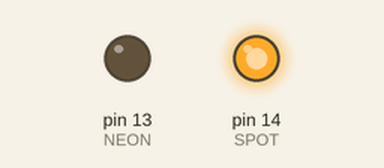
This sketch was run on a simulated Arduino Uno, built with avr-gcc and run on an emulated ATmega328P. Parts: output pins drawn as LEDs (lit = HIGH). The local clock reads 2024-03-15 10:24:30 at power-on unless the sketch sets it; what the sketch prints to the serial monitor is not drawn.

Above: at 0.1 s.
Timing chart, 0 to 1.6 s (numbered marks = the images above):
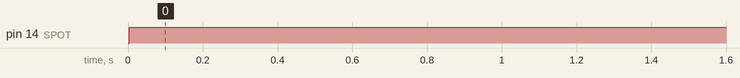

Measured:
- by itself, pin 14 (SPOT): LOW → HIGH at 0.00 s

The sketch:

Timer_Adjust.ino
```cpp
#include <Wire.h>
#include <RTClib.h>
#include <LiquidCrystal_I2C.h>

#define BACKLIGHT 2
#define CONTRAST  3
#define SPOT      14
#define NEON      13


char buffer[10];
int mN=9;


//int oan=10;
//int man=30;
//int mas=15;

boolean set=true; //true permette di modificare l'ora

RTC_DS1307 RTC;
LiquidCrystal_I2C lcd(0x27,16,2);

void setup () {

    pinMode( SPOT, OUTPUT);
    pinMode( NEON, OUTPUT);
//    pinMode( BACKLIGHT, OUTPUT );
//    pinMode( CONTRAST, OUTPUT );
//    digitalWrite( BACKLIGHT, HIGH );
//    analogWrite( CONTRAST, 40 );
    Serial.begin (9600);
    Wire.begin();
    RTC.begin();
//   lcd.begin();
    if (set){
      RTC.adjust(DateTime(30,05,2020,6,32,20));
    }
    if (! RTC.isrunning()) {
      Serial.println("RTC is NOT running!");
      RTC.adjust(DateTime(__DATE__, __TIME__));
    }
}

void loop () {

    int oas=8;
    int ends=2;//fino le 02:00
    DateTime now = RTC.now();
    start(now,&oas,&ends);
   // lcd.clear();

    //char buffer[10] = "";

   //sprintf(buffer,  "%02d:%02d:%02d", now.hour(), now.minute(), now.second());
   // lcd.setCursor(0,0);
   // lcd.println( buffer );
   // Serial.print(buffer);
}


void start(DateTime now, int *oas,int *ends){
    int _hour = now.hour();
    int _min = now.minute();
    int _sec = now.second();
    Serial.println (_hour);
    Serial.println(_min);
    //spot

    if(_hour<*oas && _hour>=*ends){
     // Serial.println("entro");
         digitalWrite(SPOT, HIGH);
        }else{
           digitalWrite(SPOT, LOW);
        }
//Serial.println("-----------------");

    //neon
 //   while(_hour>=oan && _hour<=18){
//        if(_hour>=10 && _min<30){

  //      }else{
//          if(_hour>=18 && _min>=30){
 //         digitalWrite(NEON, LOW);
 //         }else{
 //         digitalWrite(NEON, HIGH);
   //       }

  //     }

//    }

}
```
